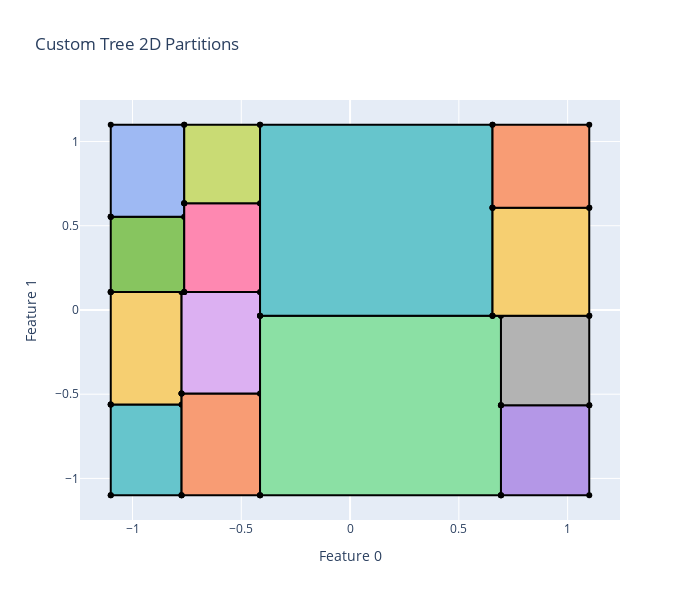
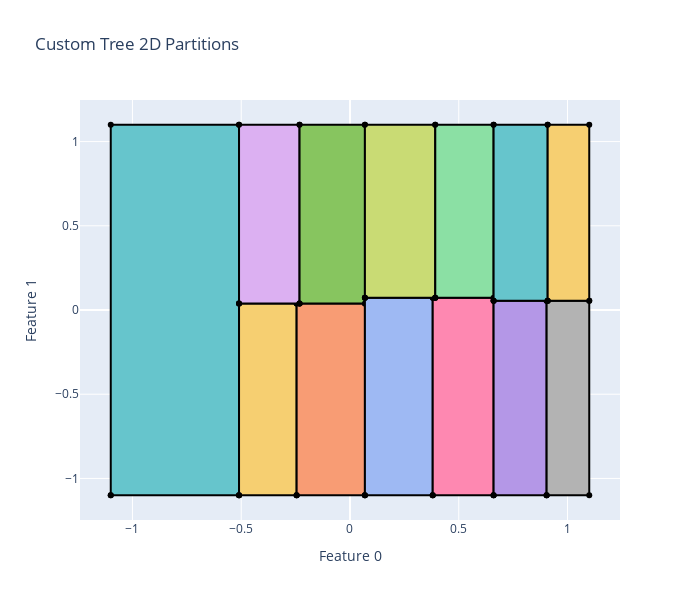
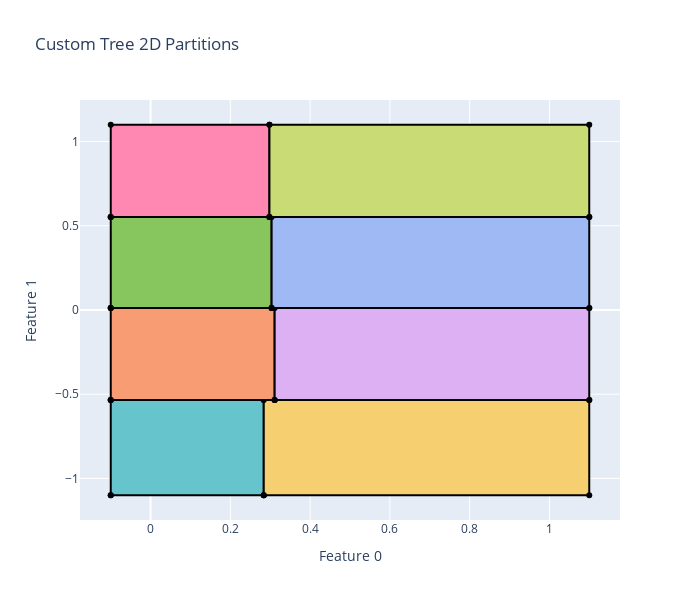
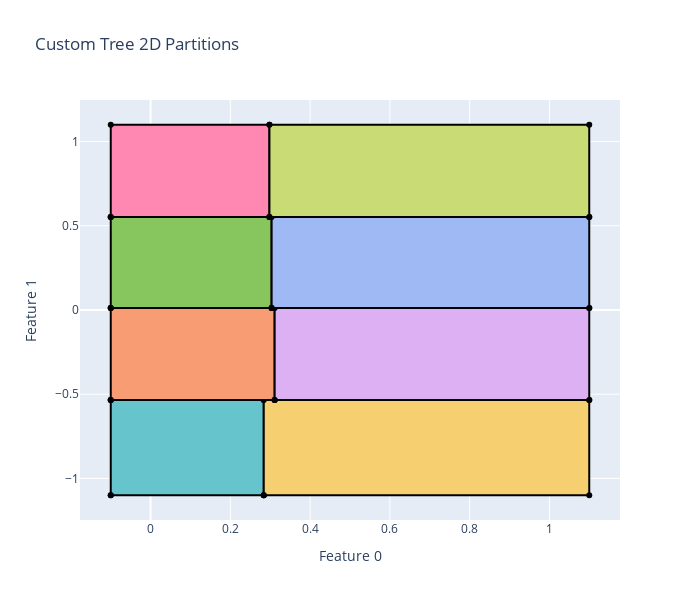

These figures' notebook cell, in order:
### Code cell
if __name__ == "__main__":

    max_depth_for_experiment = [4]
    cost_functions = ["basic", "average"]
    alphas = [0.001, 0.01, 0.05, 0.1, 0.5]

    tasks = []

    for system_name in dataset_paths:
        for max_depth_item in max_depth_for_experiment:
            for cost_function_item in cost_functions:

                tasks.append((
                    system_name,
                    dataset_paths[system_name],
                    max_depth_item,
                    cost_function_item,
                    alphas,
                ))

    all_results = []

    with ProcessPoolExecutor(max_workers=os.cpu_count() - 1) as executor:

        futures = [executor.submit(run_single_experiment, t) for t in tasks]

        for f in as_completed(futures):
            all_results.extend(f.result())

    # -------- SAVE RESULTS --------

    results_df = pd.DataFrame(all_results)

    results_df.to_csv("custom_tree_experiments_results.csv", index=False)
    results_df.to_json(
        "custom_tree_experiments_results.json",
        orient="records",
        lines=True
    )

    print("✅ All experiments finished and saved.")

### Figure 1 — Plotly figure (JSON) as saved in the notebook; plotly's stock layout.template omitted (floating-point values rounded to 4 significant figures)
{"data": [{"fill": "toself", "fillcolor": "rgb(102, 197, 204)", "line": {"color": "black"}, "name": "Leaf 4", "showlegend": false, "type": "scatter", "x": [-1.1, -0.7744, -0.7744, -1.1, -1.1], "y": [-1.1, -1.1, -0.5609, -0.5609, -1.1]}, {"fill": "toself", "fillcolor": "rgb(246, 207, 113)", "line": {"color": "black"}, "name": "Leaf 5", "showlegend": false, "type": "scatter", "x": [-1.1, -0.7744, -0.7744, -1.1, -1.1], "y": [-0.5609, -0.5609, 0.1073, 0.1073, -0.5609]}, {"fill": "toself", "fillcolor": "rgb(248, 156, 116)", "line": {"color": "black"}, "name": "Leaf 7", "showlegend": false, "type": "scatter", "x": [-0.7744, -0.4137, -0.4137, -0.7744, -0.7744], "y": [-1.1, -1.1, -0.4958, -0.4958, -1.1]}, {"fill": "toself", "fillcolor": "rgb(220, 176, 242)", "line": {"color": "black"}, "name": "Leaf 8", "showlegend": false, "type": "scatter", "x": [-0.7744, -0.4137, -0.4137, -0.7744, -0.7744], "y": [-0.4958, -0.4958, 0.1073, 0.1073, -0.4958]}, {"fill": "toself", "fillcolor": "rgb(135, 197, 95)", "line": {"color": "black"}, "name": "Leaf 11", "showlegend": false, "type": "scatter", "x": [-1.1, -0.7622, -0.7622, -1.1, -1.1], "y": [0.1073, 0.1073, 0.5528, 0.5528, 0.1073]}, {"fill": "toself", "fillcolor": "rgb(158, 185, 243)", "line": {"color": "black"}, "name": "Leaf 12", "showlegend": false, "type": "scatter", "x": [-1.1, -0.7622, -0.7622, -1.1, -1.1], "y": [0.5528, 0.5528, 1.1, 1.1, 0.5528]}, {"fill": "toself", "fillcolor": "rgb(254, 136, 177)", "line": {"color": "black"}, "name": "Leaf 14", "showlegend": false, "type": "scatter", "x": [-0.7622, -0.4137, -0.4137, -0.7622, -0.7622], "y": [0.1073, 0.1073, 0.6332, 0.6332, 0.1073]}, {"fill": "toself", "fillcolor": "rgb(201, 219, 116)", "line": {"color": "black"}, "name": "Leaf 15", "showlegend": false, "type": "scatter", "x": [-0.7622, -0.4137, -0.4137, -0.7622, -0.7622], "y": [0.6332, 0.6332, 1.1, 1.1, 0.6332]}, {"fill": "toself", "fillcolor": "rgb(139, 224, 164)", "line": {"color": "black"}, "name": "Leaf 18", "showlegend": false, "type": "scatter", "x": [-0.4137, 0.6936, 0.6936, -0.4137, -0.4137], "y": [-1.1, -1.1, -0.03474, -0.03474, -1.1]}, {"fill": "toself", "fillcolor": "rgb(180, 151, 231)", "line": {"color": "black"}, "name": "Leaf 22", "showlegend": false, "type": "scatter", "x": [0.6936, 1.099, 1.099, 0.6936, 0.6936], "y": [-1.1, -1.1, -0.5651, -0.5651, -1.1]}, {"fill": "toself", "fillcolor": "rgb(179, 179, 179)", "line": {"color": "black"}, "name": "Leaf 23", "showlegend": false, "type": "scatter", "x": [0.6936, 1.099, 1.099, 0.6936, 0.6936], "y": [-0.5651, -0.5651, -0.03474, -0.03474, -0.5651]}, {"fill": "toself", "fillcolor": "rgb(102, 197, 204)", "line": {"color": "black"}, "name": "Leaf 25", "showlegend": false, "type": "scatter", "x": [-0.4137, 0.6548, 0.6548, -0.4137, -0.4137], "y": [-0.03474, -0.03474, 1.1, 1.1, -0.03474]}, {"fill": "toself", "fillcolor": "rgb(246, 207, 113)", "line": {"color": "black"}, "name": "Leaf 29", "showlegend": false, "type": "scatter", "x": [0.6548, 1.099, 1.099, 0.6548, 0.6548], "y": [-0.03474, -0.03474, 0.6062, 0.6062, -0.03474]}, {"fill": "toself", "fillcolor": "rgb(248, 156, 116)", "line": {"color": "black"}, "name": "Leaf 30", "showlegend": false, "type": "scatter", "x": [0.6548, 1.099, 1.099, 0.6548, 0.6548], "y": [0.6062, 0.6062, 1.1, 1.1, 0.6062]}], "layout": {"height": 600, "title": {"text": "Custom Tree 2D Partitions"}, "width": 700, "xaxis": {"title": {"text": "Feature 0"}}, "yaxis": {"title": {"text": "Feature 1"}}}}

### Figure 2 — Plotly figure (JSON) as saved in the notebook; plotly's stock layout.template omitted (floating-point values rounded to 4 significant figures)
{"data": [{"fill": "toself", "fillcolor": "rgb(102, 197, 204)", "line": {"color": "black"}, "name": "Leaf 2", "showlegend": false, "type": "scatter", "x": [-1.1, -0.51, -0.51, -1.1, -1.1], "y": [-1.1, -1.1, 1.1, 1.1, -1.1]}, {"fill": "toself", "fillcolor": "rgb(246, 207, 113)", "line": {"color": "black"}, "name": "Leaf 11", "showlegend": false, "type": "scatter", "x": [-0.51, -0.2453, -0.2453, -0.51, -0.51], "y": [-1.1, -1.1, 0.03838, 0.03838, -1.1]}, {"fill": "toself", "fillcolor": "rgb(248, 156, 116)", "line": {"color": "black"}, "name": "Leaf 12", "showlegend": false, "type": "scatter", "x": [-0.2453, 0.06859, 0.06859, -0.2453, -0.2453], "y": [-1.1, -1.1, 0.03838, 0.03838, -1.1]}, {"fill": "toself", "fillcolor": "rgb(220, 176, 242)", "line": {"color": "black"}, "name": "Leaf 14", "showlegend": false, "type": "scatter", "x": [-0.51, -0.2318, -0.2318, -0.51, -0.51], "y": [0.03838, 0.03838, 1.1, 1.1, 0.03838]}, {"fill": "toself", "fillcolor": "rgb(135, 197, 95)", "line": {"color": "black"}, "name": "Leaf 15", "showlegend": false, "type": "scatter", "x": [-0.2318, 0.06859, 0.06859, -0.2318, -0.2318], "y": [0.03838, 0.03838, 1.1, 1.1, 0.03838]}, {"fill": "toself", "fillcolor": "rgb(158, 185, 243)", "line": {"color": "black"}, "name": "Leaf 19", "showlegend": false, "type": "scatter", "x": [0.06859, 0.3803, 0.3803, 0.06859, 0.06859], "y": [-1.1, -1.1, 0.07228, 0.07228, -1.1]}, {"fill": "toself", "fillcolor": "rgb(254, 136, 177)", "line": {"color": "black"}, "name": "Leaf 20", "showlegend": false, "type": "scatter", "x": [0.3803, 0.6601, 0.6601, 0.3803, 0.3803], "y": [-1.1, -1.1, 0.07228, 0.07228, -1.1]}, {"fill": "toself", "fillcolor": "rgb(201, 219, 116)", "line": {"color": "black"}, "name": "Leaf 22", "showlegend": false, "type": "scatter", "x": [0.06859, 0.392, 0.392, 0.06859, 0.06859], "y": [0.07228, 0.07228, 1.1, 1.1, 0.07228]}, {"fill": "toself", "fillcolor": "rgb(139, 224, 164)", "line": {"color": "black"}, "name": "Leaf 23", "showlegend": false, "type": "scatter", "x": [0.392, 0.6601, 0.6601, 0.392, 0.392], "y": [0.07228, 0.07228, 1.1, 1.1, 0.07228]}, {"fill": "toself", "fillcolor": "rgb(180, 151, 231)", "line": {"color": "black"}, "name": "Leaf 26", "showlegend": false, "type": "scatter", "x": [0.6601, 0.9039, 0.9039, 0.6601, 0.6601], "y": [-1.1, -1.1, 0.05512, 0.05512, -1.1]}, {"fill": "toself", "fillcolor": "rgb(179, 179, 179)", "line": {"color": "black"}, "name": "Leaf 27", "showlegend": false, "type": "scatter", "x": [0.9039, 1.1, 1.1, 0.9039, 0.9039], "y": [-1.1, -1.1, 0.05512, 0.05512, -1.1]}, {"fill": "toself", "fillcolor": "rgb(102, 197, 204)", "line": {"color": "black"}, "name": "Leaf 29", "showlegend": false, "type": "scatter", "x": [0.6601, 0.9087, 0.9087, 0.6601, 0.6601], "y": [0.05512, 0.05512, 1.1, 1.1, 0.05512]}, {"fill": "toself", "fillcolor": "rgb(246, 207, 113)", "line": {"color": "black"}, "name": "Leaf 30", "showlegend": false, "type": "scatter", "x": [0.9087, 1.1, 1.1, 0.9087, 0.9087], "y": [0.05512, 0.05512, 1.1, 1.1, 0.05512]}], "layout": {"height": 600, "title": {"text": "Custom Tree 2D Partitions"}, "width": 700, "xaxis": {"title": {"text": "Feature 0"}}, "yaxis": {"title": {"text": "Feature 1"}}}}

### Figure 3 — Plotly figure (JSON) as saved in the notebook; plotly's stock layout.template omitted (floating-point values rounded to 4 significant figures)
{"data": [{"fill": "toself", "fillcolor": "rgb(102, 197, 204)", "line": {"color": "black"}, "name": "Leaf 3", "showlegend": false, "type": "scatter", "x": [-0.09978, 0.2838, 0.2838, -0.09978, -0.09978], "y": [-1.1, -1.1, -0.5348, -0.5348, -1.1]}, {"fill": "toself", "fillcolor": "rgb(246, 207, 113)", "line": {"color": "black"}, "name": "Leaf 6", "showlegend": false, "type": "scatter", "x": [0.2838, 1.1, 1.1, 0.2838, 0.2838], "y": [-1.1, -1.1, -0.5348, -0.5348, -1.1]}, {"fill": "toself", "fillcolor": "rgb(248, 156, 116)", "line": {"color": "black"}, "name": "Leaf 10", "showlegend": false, "type": "scatter", "x": [-0.09978, 0.3111, 0.3111, -0.09978, -0.09978], "y": [-0.5348, -0.5348, 0.01247, 0.01247, -0.5348]}, {"fill": "toself", "fillcolor": "rgb(220, 176, 242)", "line": {"color": "black"}, "name": "Leaf 13", "showlegend": false, "type": "scatter", "x": [0.3111, 1.1, 1.1, 0.3111, 0.3111], "y": [-0.5348, -0.5348, 0.01247, 0.01247, -0.5348]}, {"fill": "toself", "fillcolor": "rgb(135, 197, 95)", "line": {"color": "black"}, "name": "Leaf 18", "showlegend": false, "type": "scatter", "x": [-0.09978, 0.3035, 0.3035, -0.09978, -0.09978], "y": [0.01247, 0.01247, 0.5521, 0.5521, 0.01247]}, {"fill": "toself", "fillcolor": "rgb(158, 185, 243)", "line": {"color": "black"}, "name": "Leaf 21", "showlegend": false, "type": "scatter", "x": [0.3035, 1.1, 1.1, 0.3035, 0.3035], "y": [0.01247, 0.01247, 0.5521, 0.5521, 0.01247]}, {"fill": "toself", "fillcolor": "rgb(254, 136, 177)", "line": {"color": "black"}, "name": "Leaf 25", "showlegend": false, "type": "scatter", "x": [-0.09978, 0.2981, 0.2981, -0.09978, -0.09978], "y": [0.5521, 0.5521, 1.1, 1.1, 0.5521]}, {"fill": "toself", "fillcolor": "rgb(201, 219, 116)", "line": {"color": "black"}, "name": "Leaf 28", "showlegend": false, "type": "scatter", "x": [0.2981, 1.1, 1.1, 0.2981, 0.2981], "y": [0.5521, 0.5521, 1.1, 1.1, 0.5521]}], "layout": {"height": 600, "title": {"text": "Custom Tree 2D Partitions"}, "width": 700, "xaxis": {"title": {"text": "Feature 0"}}, "yaxis": {"title": {"text": "Feature 1"}}}}

### Figure 4 — Plotly figure (JSON) as saved in the notebook; plotly's stock layout.template omitted (floating-point values rounded to 4 significant figures)
{"data": [{"fill": "toself", "fillcolor": "rgb(102, 197, 204)", "line": {"color": "black"}, "name": "Leaf 3", "showlegend": false, "type": "scatter", "x": [-0.09978, 0.2838, 0.2838, -0.09978, -0.09978], "y": [-1.1, -1.1, -0.5348, -0.5348, -1.1]}, {"fill": "toself", "fillcolor": "rgb(246, 207, 113)", "line": {"color": "black"}, "name": "Leaf 6", "showlegend": false, "type": "scatter", "x": [0.2838, 1.1, 1.1, 0.2838, 0.2838], "y": [-1.1, -1.1, -0.5348, -0.5348, -1.1]}, {"fill": "toself", "fillcolor": "rgb(248, 156, 116)", "line": {"color": "black"}, "name": "Leaf 10", "showlegend": false, "type": "scatter", "x": [-0.09978, 0.3111, 0.3111, -0.09978, -0.09978], "y": [-0.5348, -0.5348, 0.01247, 0.01247, -0.5348]}, {"fill": "toself", "fillcolor": "rgb(220, 176, 242)", "line": {"color": "black"}, "name": "Leaf 13", "showlegend": false, "type": "scatter", "x": [0.3111, 1.1, 1.1, 0.3111, 0.3111], "y": [-0.5348, -0.5348, 0.01247, 0.01247, -0.5348]}, {"fill": "toself", "fillcolor": "rgb(135, 197, 95)", "line": {"color": "black"}, "name": "Leaf 18", "showlegend": false, "type": "scatter", "x": [-0.09978, 0.3035, 0.3035, -0.09978, -0.09978], "y": [0.01247, 0.01247, 0.5521, 0.5521, 0.01247]}, {"fill": "toself", "fillcolor": "rgb(158, 185, 243)", "line": {"color": "black"}, "name": "Leaf 21", "showlegend": false, "type": "scatter", "x": [0.3035, 1.1, 1.1, 0.3035, 0.3035], "y": [0.01247, 0.01247, 0.5521, 0.5521, 0.01247]}, {"fill": "toself", "fillcolor": "rgb(254, 136, 177)", "line": {"color": "black"}, "name": "Leaf 25", "showlegend": false, "type": "scatter", "x": [-0.09978, 0.2981, 0.2981, -0.09978, -0.09978], "y": [0.5521, 0.5521, 1.1, 1.1, 0.5521]}, {"fill": "toself", "fillcolor": "rgb(201, 219, 116)", "line": {"color": "black"}, "name": "Leaf 28", "showlegend": false, "type": "scatter", "x": [0.2981, 1.1, 1.1, 0.2981, 0.2981], "y": [0.5521, 0.5521, 1.1, 1.1, 0.5521]}], "layout": {"height": 600, "title": {"text": "Custom Tree 2D Partitions"}, "width": 700, "xaxis": {"title": {"text": "Feature 0"}}, "yaxis": {"title": {"text": "Feature 1"}}}}
